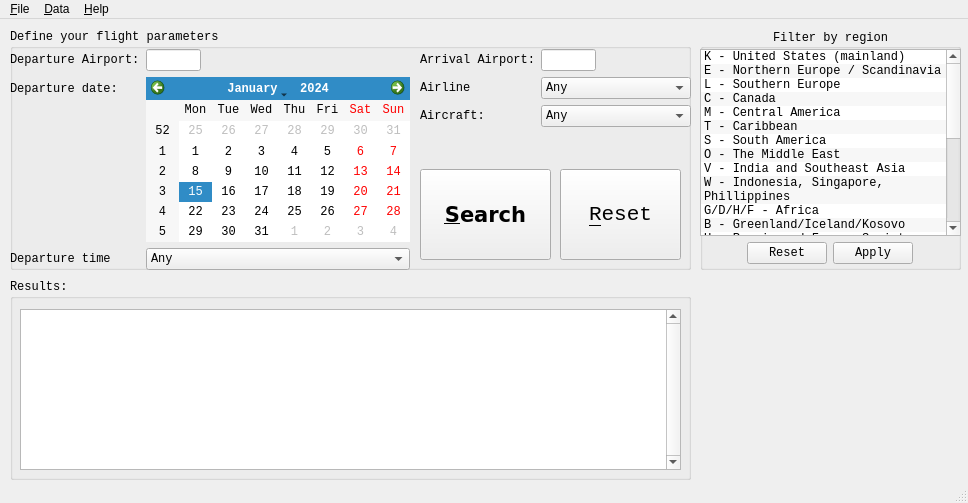
<?xml version="1.0" encoding="UTF-8"?>
<ui version="4.0">
 <class>MainWindow</class>
 <widget class="QMainWindow" name="MainWindow">
  <property name="geometry">
   <rect>
    <x>0</x>
    <y>0</y>
    <width>968</width>
    <height>503</height>
   </rect>
  </property>
  <property name="windowTitle">
   <string>DispatcherX</string>
  </property>
  <property name="autoFillBackground">
   <bool>false</bool>
  </property>
  <widget class="QWidget" name="centralwidget">
   <widget class="QGroupBox" name="regionGroup">
    <property name="geometry">
     <rect>
      <x>700</x>
      <y>10</y>
      <width>261</width>
      <height>241</height>
     </rect>
    </property>
    <property name="font">
     <font>
      <family>Monospace</family>
      <pointsize>9</pointsize>
      <weight>50</weight>
      <italic>false</italic>
      <bold>false</bold>
     </font>
    </property>
    <property name="autoFillBackground">
     <bool>false</bool>
    </property>
    <property name="title">
     <string>Filter by region</string>
    </property>
    <property name="alignment">
     <set>Qt::AlignCenter</set>
    </property>
    <property name="flat">
     <bool>false</bool>
    </property>
    <widget class="QWidget" name="gridLayoutWidget">
     <property name="geometry">
      <rect>
       <x>0</x>
       <y>20</y>
       <width>261</width>
       <height>221</height>
      </rect>
     </property>
     <layout class="QGridLayout" name="gridLayout">
      <property name="bottomMargin">
       <number>6</number>
      </property>
      <item row="0" column="1">
       <widget class="QListWidget" name="filterList">
        <property name="autoFillBackground">
         <bool>true</bool>
        </property>
        <property name="horizontalScrollBarPolicy">
         <enum>Qt::ScrollBarAlwaysOff</enum>
        </property>
        <property name="editTriggers">
         <set>QAbstractItemView::NoEditTriggers</set>
        </property>
        <property name="showDropIndicator" stdset="0">
         <bool>false</bool>
        </property>
        <property name="defaultDropAction">
         <enum>Qt::IgnoreAction</enum>
        </property>
        <property name="alternatingRowColors">
         <bool>true</bool>
        </property>
        <property name="selectionMode">
         <enum>QAbstractItemView::ExtendedSelection</enum>
        </property>
        <property name="wordWrap">
         <bool>true</bool>
        </property>
        <item>
         <property name="text">
          <string>K - United States (mainland)</string>
         </property>
        </item>
        <item>
         <property name="text">
          <string>E - Northern Europe / Scandinavia</string>
         </property>
        </item>
        <item>
         <property name="text">
          <string>L - Southern Europe</string>
         </property>
        </item>
        <item>
         <property name="text">
          <string>C - Canada</string>
         </property>
        </item>
        <item>
         <property name="text">
          <string>M - Central America</string>
         </property>
        </item>
        <item>
         <property name="text">
          <string>T - Caribbean</string>
         </property>
        </item>
        <item>
         <property name="text">
          <string>S - South America</string>
         </property>
        </item>
        <item>
         <property name="text">
          <string>O - The Middle East</string>
         </property>
        </item>
        <item>
         <property name="text">
          <string>V - India and Southeast Asia</string>
         </property>
        </item>
        <item>
         <property name="text">
          <string>W - Indonesia, Singapore, Phillippines</string>
         </property>
        </item>
        <item>
         <property name="text">
          <string>G/D/H/F - Africa</string>
         </property>
        </item>
        <item>
         <property name="text">
          <string>B - Greenland/Iceland/Kosovo</string>
         </property>
        </item>
        <item>
         <property name="text">
          <string>U - Russia and Former Soviet Republics</string>
         </property>
        </item>
        <item>
         <property name="text">
          <string>Z - China</string>
         </property>
        </item>
        <item>
         <property name="text">
          <string>R - Japan, Taiwan, and Korea</string>
         </property>
        </item>
        <item>
         <property name="text">
          <string>Y - Australia</string>
         </property>
        </item>
        <item>
         <property name="text">
          <string>N - New Zealand and the South Pacific</string>
         </property>
        </item>
        <item>
         <property name="text">
          <string>A - Solomon Islands, Papa New Guinea, Nauru</string>
         </property>
        </item>
        <item>
         <property name="text">
          <string>P - Alaska, Hawaii, and North Pacific Territories</string>
         </property>
        </item>
       </widget>
      </item>
      <item row="1" column="1" alignment="Qt::AlignHCenter">
       <widget class="QDialogButtonBox" name="applyFilterBox">
        <property name="standardButtons">
         <set>QDialogButtonBox::Apply|QDialogButtonBox::Reset</set>
        </property>
       </widget>
      </item>
     </layout>
    </widget>
   </widget>
   <widget class="QGroupBox" name="searchGroup">
    <property name="geometry">
     <rect>
      <x>10</x>
      <y>10</y>
      <width>681</width>
      <height>241</height>
     </rect>
    </property>
    <property name="font">
     <font>
      <family>Monospace</family>
     </font>
    </property>
    <property name="title">
     <string>Define your flight parameters:</string>
    </property>
    <widget class="QWidget" name="formLayoutWidget">
     <property name="geometry">
      <rect>
       <x>0</x>
       <y>20</y>
       <width>400</width>
       <height>221</height>
      </rect>
     </property>
     <layout class="QFormLayout" name="formLayout">
      <property name="formAlignment">
       <set>Qt::AlignHCenter|Qt::AlignTop</set>
      </property>
      <item row="0" column="0">
       <widget class="QLabel" name="label">
        <property name="minimumSize">
         <size>
          <width>120</width>
          <height>0</height>
         </size>
        </property>
        <property name="text">
         <string>Departure Airport:</string>
        </property>
       </widget>
      </item>
      <item row="1" column="0">
       <widget class="QLabel" name="label_2">
        <property name="text">
         <string>Departure date:</string>
        </property>
       </widget>
      </item>
      <item row="0" column="1">
       <widget class="QLineEdit" name="depFilter">
        <property name="maximumSize">
         <size>
          <width>55</width>
          <height>16777215</height>
         </size>
        </property>
        <property name="text">
         <string/>
        </property>
       </widget>
      </item>
      <item row="1" column="1">
       <widget class="QCalendarWidget" name="depCalendar"/>
      </item>
      <item row="2" column="0">
       <widget class="QLabel" name="label_5">
        <property name="text">
         <string>Departure time</string>
        </property>
       </widget>
      </item>
      <item row="2" column="1">
       <widget class="QComboBox" name="depTime">
        <item>
         <property name="text">
          <string>Any</string>
         </property>
        </item>
        <item>
         <property name="text">
          <string>Morning (0400 - 1200)</string>
         </property>
        </item>
        <item>
         <property name="text">
          <string>Afternoon (1200 - 2000)</string>
         </property>
        </item>
        <item>
         <property name="text">
          <string>Night (2000 - 0400)</string>
         </property>
        </item>
       </widget>
      </item>
     </layout>
    </widget>
    <widget class="QWidget" name="formLayoutWidget_2">
     <property name="geometry">
      <rect>
       <x>410</x>
       <y>20</y>
       <width>271</width>
       <height>101</height>
      </rect>
     </property>
     <layout class="QFormLayout" name="formLayout_2">
      <item row="1" column="0">
       <widget class="QLabel" name="label_3">
        <property name="text">
         <string>Arrival Airport:</string>
        </property>
       </widget>
      </item>
      <item row="1" column="1">
       <widget class="QLineEdit" name="arrFilter">
        <property name="maximumSize">
         <size>
          <width>55</width>
          <height>16777215</height>
         </size>
        </property>
        <property name="text">
         <string/>
        </property>
       </widget>
      </item>
      <item row="2" column="0">
       <widget class="QLabel" name="label_6">
        <property name="text">
         <string>Airline</string>
        </property>
       </widget>
      </item>
      <item row="2" column="1">
       <widget class="QComboBox" name="airlineFilter">
        <property name="maxVisibleItems">
         <number>15</number>
        </property>
        <item>
         <property name="text">
          <string>Any</string>
         </property>
        </item>
       </widget>
      </item>
      <item row="3" column="0">
       <widget class="QLabel" name="label_4">
        <property name="text">
         <string>Aircraft:</string>
        </property>
        <property name="alignment">
         <set>Qt::AlignLeading|Qt::AlignLeft|Qt::AlignVCenter</set>
        </property>
       </widget>
      </item>
      <item row="3" column="1">
       <widget class="QComboBox" name="aircraftFilter">
        <item>
         <property name="text">
          <string>Any</string>
         </property>
        </item>
       </widget>
      </item>
     </layout>
    </widget>
    <widget class="QPushButton" name="searchButton">
     <property name="geometry">
      <rect>
       <x>410</x>
       <y>140</y>
       <width>131</width>
       <height>91</height>
      </rect>
     </property>
     <property name="font">
      <font>
       <family>DejaVu Sans</family>
       <pointsize>16</pointsize>
       <weight>75</weight>
       <bold>true</bold>
      </font>
     </property>
     <property name="text">
      <string>&amp;Search</string>
     </property>
     <property name="checkable">
      <bool>false</bool>
     </property>
    </widget>
    <widget class="QPushButton" name="resetButton">
     <property name="geometry">
      <rect>
       <x>550</x>
       <y>140</y>
       <width>121</width>
       <height>91</height>
      </rect>
     </property>
     <property name="font">
      <font>
       <pointsize>16</pointsize>
      </font>
     </property>
     <property name="text">
      <string>&amp;Reset</string>
     </property>
    </widget>
   </widget>
   <widget class="QGroupBox" name="resultGroup">
    <property name="geometry">
     <rect>
      <x>10</x>
      <y>260</y>
      <width>681</width>
      <height>201</height>
     </rect>
    </property>
    <property name="font">
     <font>
      <family>Monospace</family>
     </font>
    </property>
    <property name="title">
     <string>Results:</string>
    </property>
    <widget class="QTableView" name="tableView">
     <property name="geometry">
      <rect>
       <x>10</x>
       <y>30</y>
       <width>661</width>
       <height>161</height>
      </rect>
     </property>
     <property name="font">
      <font>
       <family>Monospace</family>
      </font>
     </property>
     <property name="verticalScrollBarPolicy">
      <enum>Qt::ScrollBarAlwaysOn</enum>
     </property>
     <property name="horizontalScrollBarPolicy">
      <enum>Qt::ScrollBarAlwaysOff</enum>
     </property>
     <property name="sizeAdjustPolicy">
      <enum>QAbstractScrollArea::AdjustToContents</enum>
     </property>
     <property name="editTriggers">
      <set>QAbstractItemView::DoubleClicked</set>
     </property>
     <property name="tabKeyNavigation">
      <bool>false</bool>
     </property>
     <property name="showDropIndicator" stdset="0">
      <bool>false</bool>
     </property>
     <property name="dragDropOverwriteMode">
      <bool>false</bool>
     </property>
     <property name="alternatingRowColors">
      <bool>true</bool>
     </property>
     <property name="gridStyle">
      <enum>Qt::SolidLine</enum>
     </property>
    </widget>
   </widget>
  </widget>
  <widget class="QMenuBar" name="menubar">
   <property name="geometry">
    <rect>
     <x>0</x>
     <y>0</y>
     <width>968</width>
     <height>20</height>
    </rect>
   </property>
   <widget class="QMenu" name="menuData">
    <property name="title">
     <string>&amp;Data</string>
    </property>
    <addaction name="actionOpen"/>
   </widget>
   <widget class="QMenu" name="menuHelp">
    <property name="title">
     <string>&amp;Help</string>
    </property>
    <addaction name="actionAbout"/>
   </widget>
   <widget class="QMenu" name="menu_File">
    <property name="title">
     <string>&amp;File</string>
    </property>
    <addaction name="actionE_xit"/>
   </widget>
   <addaction name="menu_File"/>
   <addaction name="menuData"/>
   <addaction name="menuHelp"/>
  </widget>
  <widget class="QStatusBar" name="statusbar"/>
  <action name="actionOpen">
   <property name="text">
    <string>&amp;Open</string>
   </property>
   <property name="statusTip">
    <string>Open a database of saved flights in RFD format</string>
   </property>
   <property name="shortcut">
    <string>Ctrl+S</string>
   </property>
  </action>
  <action name="actionAbout">
   <property name="text">
    <string>&amp;About</string>
   </property>
  </action>
  <action name="actionE_xit">
   <property name="text">
    <string>E&amp;xit</string>
   </property>
   <property name="statusTip">
    <string>Quit DispatcherX</string>
   </property>
  </action>
 </widget>
 <resources/>
 <connections/>
</ui>
